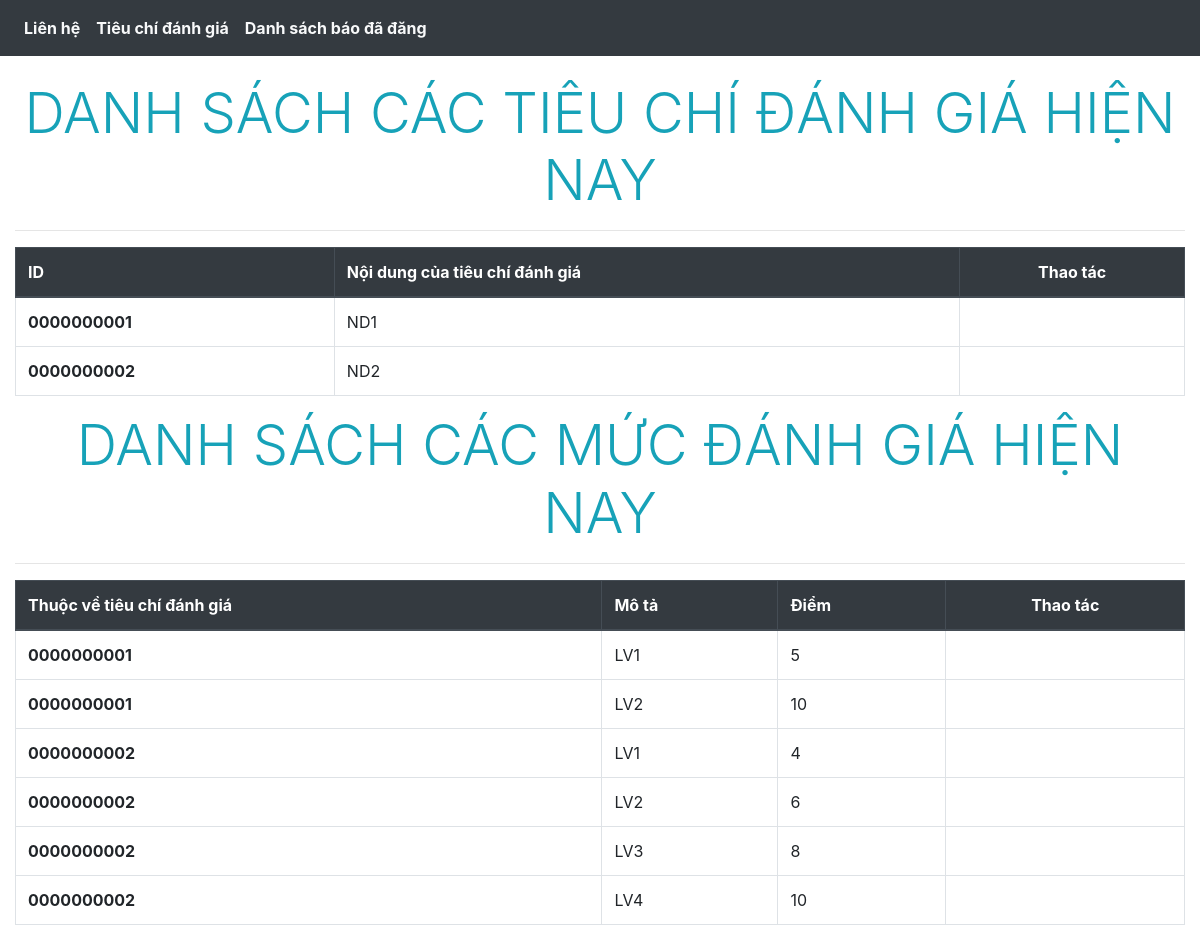
The page /Client/criteria.php on the database as committed earlier.
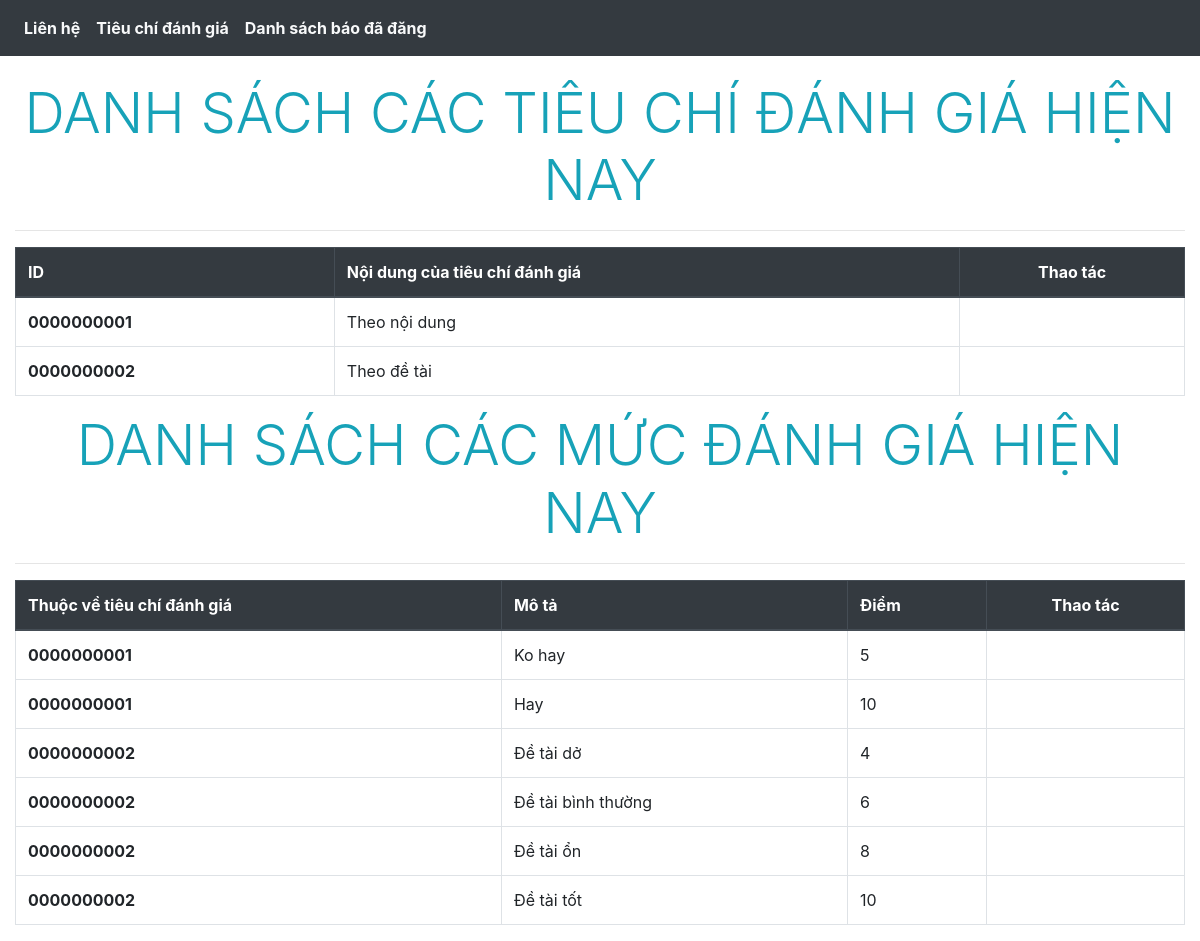
The same page on the database as committed later.
### tables this page shows
create table criteria(
	criteria_id char(10),
    content varchar(255),
	primary key(criteria_id)
);

create table rating_level(
	criteria_id char(10),
   `description` varchar(255),
    score float,
    unique(criteria_id, score),
    primary key(criteria_id,`description`,score),
    foreign key(criteria_id) references  criteria(criteria_id) ON DELETE CASCADE ON UPDATE CASCADE
);

### Server/criteriaServer.php (called while the page is built, shortened)
<?php
include('userLogin.php');
$select_all_criteria_query = "select * from criteria ";
$select_all_criteria_result = mysqli_query($connect_handle, $select_all_criteria_query);
$select_all_rating_query = "select * from rating_level ";
$select_all_rating_result = mysqli_query($connect_handle, $select_all_rating_query);
?>

### Client/criteria.php (the view, shortened to what this page needs)
<!DOCTYPE html>
<html lang="en-US">
<head>
    <link rel="stylesheet" href="style/login.css">
    <link rel="stylesheet" href="https://maxcdn.bootstrapcdn.com/bootstrap/4.5.2/css/bootstrap.min.css">
    <link rel="stylesheet" href="https://use.fontawesome.com/releases/v5.7.0/css/all.css"
>
</head>
<?php include('../Server/criteriaServer.php'); ?>
<body>
    <div>
        <?php include_once('component/header.php');?>
    </div>
    <div class="container-fluid" style="padding-top: 80px;">
        <div class="display-4 text-center text-info text-uppercase">Danh sách các tiêu chí đánh giá hiện nay</div>
        <hr>
        <table class="table table-bordered">
            <thead class="thead-dark">
                <tr>
                    <th scope="col">ID</th>
                    <th scope="col">Nội dung của tiêu chí đánh giá</th>
                    <th class="text-center" scope="col">Thao tác</th>
                </tr>
            </thead>
            <tbody>
                <?php foreach ($select_all_criteria_result as $criteria){ ?>
                <tr>
                    <td>
                        <?php echo '<strong>'.$criteria['criteria_id'].'</strong>'; ?>
                    </td>
                    <td>
                        <?php echo $criteria['content']; ?>
                    </td>
                    <td class="text-left">
                    </td>
                </tr>
                <?php } ?>
            </tbody>
        </table>
        <div class="display-4 text-center text-info text-uppercase">Danh sách các mức đánh giá hiện nay</div>
        <hr>
        <table class="table table-bordered">
            <thead class="thead-dark">
                <tr>
                    <th scope="col">Thuộc về tiêu chí đánh giá</th>
                    <th scope="col">Mô tả</th>
                    <th scope="col">Điểm</th>
                    <th class="text-center" scope="col">Thao tác</th>
                </tr>
            </thead>
            <tbody>
                <?php foreach ($select_all_rating_result as $rating){ ?>
                <tr>
                    <td>
                        <?php echo '<strong>'.$rating['criteria_id'].'</strong>'; ?>
                    </td>
                    <td>
                        <?php echo $rating['description']; ?>
                    </td>
                    <td>
                        <?php echo $rating['score']; ?>
                    </td>
                    <td class="text-left">
                    </td>
                </tr>
                <?php } ?>
            </tbody>
        </table>
    </div>
</body>
</html>

### Client/component/header.php (shortened to what this page needs)
<!DOCTYPE html>
<html lang="vi">
<head>
</head>
<body>
    <header>
        <nav class="navbar navbar-expand-sm navbar-dark bg-dark fixed-top">
            <div class="collapse navbar-collapse" id="navbar-menu">
                <ul class="navbar-nav" style="margin-right: auto;">
                    <li class="nav-item">
                        <a class="nav-link text-light" href="#"><strong>Liên hệ</strong></a>
                    </li>
                    <li class="nav-item">
                        <a class="nav-link text-light" href="criteria.php"><strong>Tiêu chí đánh giá</strong></a>
                    </li>
                    <li class="nav-item">
                        <a class="nav-link text-light" href="allpaper.php"><strong>Danh sách báo đã đăng</strong></a>
                    </li>
                </ul>
            </div>
        </nav>
    </header>
</body>
</html>

Rows that differ between the two databases and show on the page:
removed rating_level: criteria "0000000001", description "LV1", score "5"
removed rating_level: criteria "0000000001", description "LV2", score "10"
removed rating_level: criteria "0000000002", description "LV1", score "4"
removed rating_level: criteria "0000000002", description "LV2", score "6"
removed rating_level: criteria "0000000002", description "LV3", score "8"
removed rating_level: criteria "0000000002", description "LV4", score "10"
changed criteria id 0000000001: content "ND1" → "Theo nội dung"
changed criteria id 0000000002: content "ND2" → "Theo đề tài"
added rating_level: criteria "0000000001", description "Ko hay", score "5"
added rating_level: criteria "0000000001", description "Hay", score "10"
added rating_level: criteria "0000000002", description "Đề tài dở", score "4"
added rating_level: criteria "0000000002", description "Đề tài bình thường", score "6"
added rating_level: criteria "0000000002", description "Đề tài ổn", score "8"
added rating_level: criteria "0000000002", description "Đề tài tốt", score "10"
